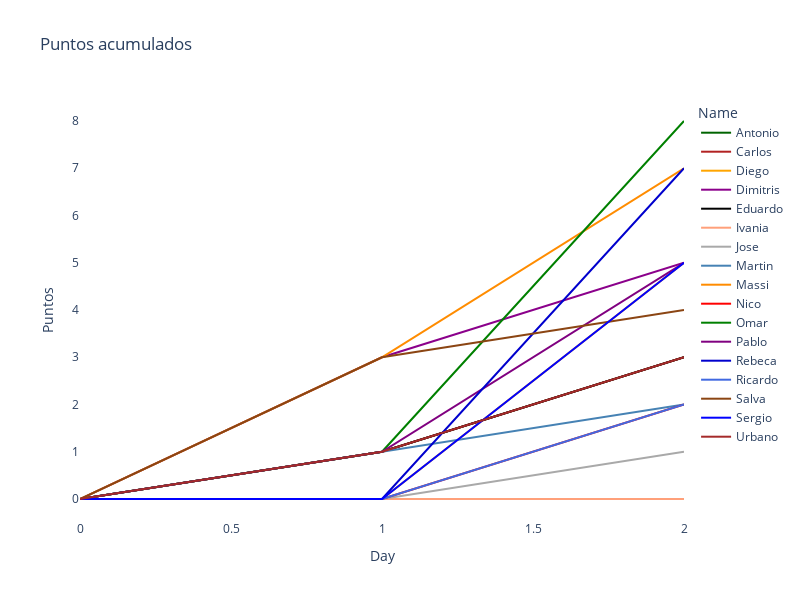

Notebook code cell kept with this figure:
### Code cell
fig = px.line(df_ec, x="Day", y="Puntos", color='Name', 
              hover_data=['Name', 'Puntos', 'Puntos_Day'],
              color_discrete_sequence = list(color_dict.values()),
              title= "Puntos acumulados",
              height=600, width = 800)
#fig = px.scatter(df_ec, x="Day", y="Puntos", color='Name', height=800, width = 1000)

fig.update_layout(
#     showlegend=False,
    plot_bgcolor="white",
#    margin=dict(t=10,l=10,b=10,r=10)
)


fig.show()


plot(fig, filename='figuras/ajepi_mundial_2022.html')

### Figure 1 — Plotly figure (JSON) as saved in the notebook; plotly's stock layout.template omitted (floating-point values rounded to 4 significant figures)
{"data": [{"customdata": [["Antonio", 0], ["Antonio", 1], ["Antonio", 2]], "hovertemplate": "Name=%{customdata[0]}<br>Day=%{x}<br>Puntos=%{y}<br>Puntos_Day=%{customdata[1]}<extra></extra>", "legendgroup": "Antonio", "line": {"color": "DarkGreen", "dash": "solid"}, "marker": {"symbol": "circle"}, "mode": "lines", "name": "Antonio", "orientation": "v", "showlegend": true, "type": "scatter", "x": [0, 1, 2], "xaxis": "x", "y": [0, 1, 3], "yaxis": "y"}, {"customdata": [["Carlos", 0], ["Carlos", 1], ["Carlos", 2]], "hovertemplate": "Name=%{customdata[0]}<br>Day=%{x}<br>Puntos=%{y}<br>Puntos_Day=%{customdata[1]}<extra></extra>", "legendgroup": "Carlos", "line": {"color": "FireBrick", "dash": "solid"}, "marker": {"symbol": "circle"}, "mode": "lines", "name": "Carlos", "orientation": "v", "showlegend": true, "type": "scatter", "x": [0, 1, 2], "xaxis": "x", "y": [0, 1, 3], "yaxis": "y"}, {"customdata": [["Diego", 0], ["Diego", 0], ["Diego", 5]], "hovertemplate": "Name=%{customdata[0]}<br>Day=%{x}<br>Puntos=%{y}<br>Puntos_Day=%{customdata[1]}<extra></extra>", "legendgroup": "Diego", "line": {"color": "Orange", "dash": "solid"}, "marker": {"symbol": "circle"}, "mode": "lines", "name": "Diego", "orientation": "v", "showlegend": true, "type": "scatter", "x": [0, 1, 2], "xaxis": "x", "y": [0, 0, 5], "yaxis": "y"}, {"customdata": [["Dimitris", 0], ["Dimitris", 3], ["Dimitris", 2]], "hovertemplate": "Name=%{customdata[0]}<br>Day=%{x}<br>Puntos=%{y}<br>Puntos_Day=%{customdata[1]}<extra></extra>", "legendgroup": "Dimitris", "line": {"color": "DarkMagenta", "dash": "solid"}, "marker": {"symbol": "circle"}, "mode": "lines", "name": "Dimitris", "orientation": "v", "showlegend": true, "type": "scatter", "x": [0, 1, 2], "xaxis": "x", "y": [0, 3, 5], "yaxis": "y"}, {"customdata": [["Eduardo", 0], ["Eduardo", 1], ["Eduardo", 2]], "hovertemplate": "Name=%{customdata[0]}<br>Day=%{x}<br>Puntos=%{y}<br>Puntos_Day=%{customdata[1]}<extra></extra>", "legendgroup": "Eduardo", "line": {"color": "Black", "dash": "solid"}, "marker": {"symbol": "circle"}, "mode": "lines", "name": "Eduardo", "orientation": "v", "showlegend": true, "type": "scatter", "x": [0, 1, 2], "xaxis": "x", "y": [0, 1, 3], "yaxis": "y"}, {"customdata": [["Ivania", 0], ["Ivania", 0], ["Ivania", 0]], "hovertemplate": "Name=%{customdata[0]}<br>Day=%{x}<br>Puntos=%{y}<br>Puntos_Day=%{customdata[1]}<extra></extra>", "legendgroup": "Ivania", "line": {"color": "LightSalmon", "dash": "solid"}, "marker": {"symbol": "circle"}, "mode": "lines", "name": "Ivania", "orientation": "v", "showlegend": true, "type": "scatter", "x": [0, 1, 2], "xaxis": "x", "y": [0, 0, 0], "yaxis": "y"}, {"customdata": [["Jose", 0], ["Jose", 0], ["Jose", 1]], "hovertemplate": "Name=%{customdata[0]}<br>Day=%{x}<br>Puntos=%{y}<br>Puntos_Day=%{customdata[1]}<extra></extra>", "legendgroup": "Jose", "line": {"color": "DarkGray", "dash": "solid"}, "marker": {"symbol": "circle"}, "mode": "lines", "name": "Jose", "orientation": "v", "showlegend": true, "type": "scatter", "x": [0, 1, 2], "xaxis": "x", "y": [0, 0, 1], "yaxis": "y"}, {"customdata": [["Martin", 0], ["Martin", 1], ["Martin", 1]], "hovertemplate": "Name=%{customdata[0]}<br>Day=%{x}<br>Puntos=%{y}<br>Puntos_Day=%{customdata[1]}<extra></extra>", "legendgroup": "Martin", "line": {"color": "SteelBlue", "dash": "solid"}, "marker": {"symbol": "circle"}, "mode": "lines", "name": "Martin", "orientation": "v", "showlegend": true, "type": "scatter", "x": [0, 1, 2], "xaxis": "x", "y": [0, 1, 2], "yaxis": "y"}, {"customdata": [["Massi", 0], ["Massi", 3], ["Massi", 4]], "hovertemplate": "Name=%{customdata[0]}<br>Day=%{x}<br>Puntos=%{y}<br>Puntos_Day=%{customdata[1]}<extra></extra>", "legendgroup": "Massi", "line": {"color": "DarkOrange", "dash": "solid"}, "marker": {"symbol": "circle"}, "mode": "lines", "name": "Massi", "orientation": "v", "showlegend": true, "type": "scatter", "x": [0, 1, 2], "xaxis": "x", "y": [0, 3, 7], "yaxis": "y"}, {"customdata": [["Nico", 0], ["Nico", 0], ["Nico", 2]], "hovertemplate": "Name=%{customdata[0]}<br>Day=%{x}<br>Puntos=%{y}<br>Puntos_Day=%{customdata[1]}<extra></extra>", "legendgroup": "Nico", "line": {"color": "Red", "dash": "solid"}, "marker": {"symbol": "circle"}, "mode": "lines", "name": "Nico", "orientation": "v", "showlegend": true, "type": "scatter", "x": [0, 1, 2], "xaxis": "x", "y": [0, 0, 2], "yaxis": "y"}, {"customdata": [["Omar", 0], ["Omar", 1], ["Omar", 7]], "hovertemplate": "Name=%{customdata[0]}<br>Day=%{x}<br>Puntos=%{y}<br>Puntos_Day=%{customdata[1]}<extra></extra>", "legendgroup": "Omar", "line": {"color": "Green", "dash": "solid"}, "marker": {"symbol": "circle"}, "mode": "lines", "name": "Omar", "orientation": "v", "showlegend": true, "type": "scatter", "x": [0, 1, 2], "xaxis": "x", "y": [0, 1, 8], "yaxis": "y"}, {"customdata": [["Pablo", 0], ["Pablo", 1], ["Pablo", 4]], "hovertemplate": "Name=%{customdata[0]}<br>Day=%{x}<br>Puntos=%{y}<br>Puntos_Day=%{customdata[1]}<extra></extra>", "legendgroup": "Pablo", "line": {"color": "Purple", "dash": "solid"}, "marker": {"symbol": "circle"}, "mode": "lines", "name": "Pablo", "orientation": "v", "showlegend": true, "type": "scatter", "x": [0, 1, 2], "xaxis": "x", "y": [0, 1, 5], "yaxis": "y"}, {"customdata": [["Rebeca", 0], ["Rebeca", 0], ["Rebeca", 7]], "hovertemplate": "Name=%{customdata[0]}<br>Day=%{x}<br>Puntos=%{y}<br>Puntos_Day=%{customdata[1]}<extra></extra>", "legendgroup": "Rebeca", "line": {"color": "MediumBlue", "dash": "solid"}, "marker": {"symbol": "circle"}, "mode": "lines", "name": "Rebeca", "orientation": "v", "showlegend": true, "type": "scatter", "x": [0, 1, 2], "xaxis": "x", "y": [0, 0, 7], "yaxis": "y"}, {"customdata": [["Ricardo", 0], ["Ricardo", 0], ["Ricardo", 2]], "hovertemplate": "Name=%{customdata[0]}<br>Day=%{x}<br>Puntos=%{y}<br>Puntos_Day=%{customdata[1]}<extra></extra>", "legendgroup": "Ricardo", "line": {"color": "RoyalBlue", "dash": "solid"}, "marker": {"symbol": "circle"}, "mode": "lines", "name": "Ricardo", "orientation": "v", "showlegend": true, "type": "scatter", "x": [0, 1, 2], "xaxis": "x", "y": [0, 0, 2], "yaxis": "y"}, {"customdata": [["Salva", 0], ["Salva", 3], ["Salva", 1]], "hovertemplate": "Name=%{customdata[0]}<br>Day=%{x}<br>Puntos=%{y}<br>Puntos_Day=%{customdata[1]}<extra></extra>", "legendgroup": "Salva", "line": {"color": "SaddleBrown", "dash": "solid"}, "marker": {"symbol": "circle"}, "mode": "lines", "name": "Salva", "orientation": "v", "showlegend": true, "type": "scatter", "x": [0, 1, 2], "xaxis": "x", "y": [0, 3, 4], "yaxis": "y"}, {"customdata": [["Sergio", 0], ["Sergio", 0], ["Sergio", 5]], "hovertemplate": "Name=%{customdata[0]}<br>Day=%{x}<br>Puntos=%{y}<br>Puntos_Day=%{customdata[1]}<extra></extra>", "legendgroup": "Sergio", "line": {"color": "Blue", "dash": "solid"}, "marker": {"symbol": "circle"}, "mode": "lines", "name": "Sergio", "orientation": "v", "showlegend": true, "type": "scatter", "x": [0, 1, 2], "xaxis": "x", "y": [0, 0, 5], "yaxis": "y"}, {"customdata": [["Urbano", 0], ["Urbano", 1], ["Urbano", 2]], "hovertemplate": "Name=%{customdata[0]}<br>Day=%{x}<br>Puntos=%{y}<br>Puntos_Day=%{customdata[1]}<extra></extra>", "legendgroup": "Urbano", "line": {"color": "Brown", "dash": "solid"}, "marker": {"symbol": "circle"}, "mode": "lines", "name": "Urbano", "orientation": "v", "showlegend": true, "type": "scatter", "x": [0, 1, 2], "xaxis": "x", "y": [0, 1, 3], "yaxis": "y"}], "layout": {"height": 600, "legend": {"title": {"text": "Name"}, "tracegroupgap": 0}, "plot_bgcolor": "white", "title": {"text": "Puntos acumulados"}, "width": 800, "xaxis": {"anchor": "y", "domain": [0, 1], "title": {"text": "Day"}}, "yaxis": {"anchor": "x", "domain": [0, 1], "title": {"text": "Puntos"}}}}
